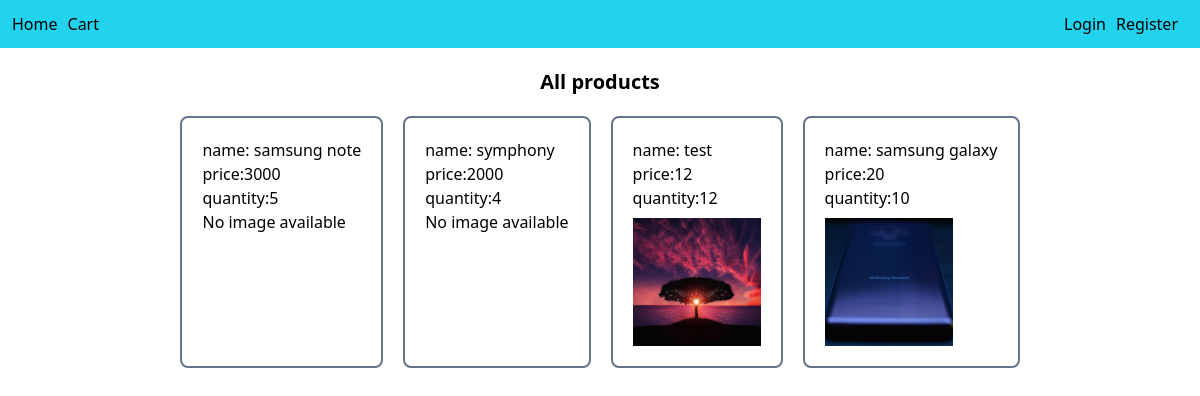
/, run on an earlier commit of the app's database.
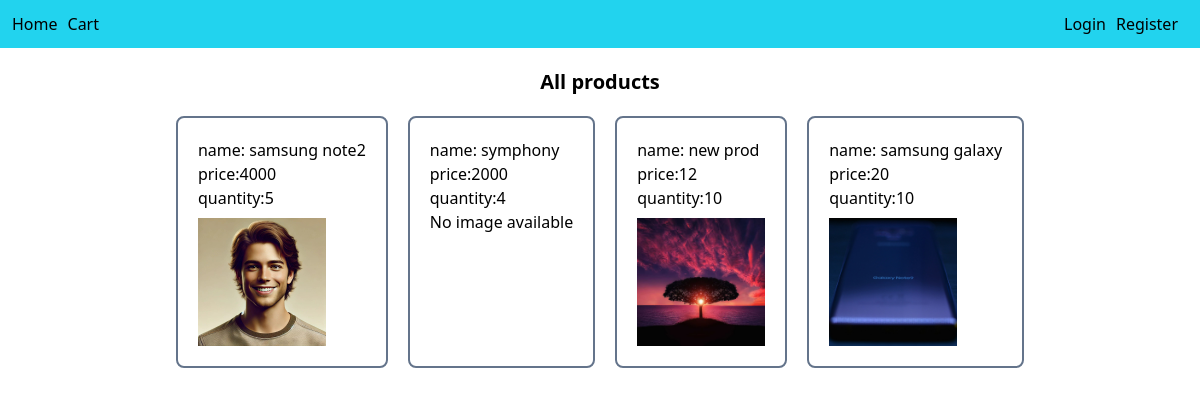
And on a later commit of the database.
### main/models.py (models this page shows)
class Product(models.Model):
    name=models.CharField(max_length=100)
    price=models.IntegerField()
    quantity=models.IntegerField()
    image=models.FileField(upload_to='uploads/',null=True)

### main/views.py (the view)
# urls.py: path('',views.home, name="home"),
def home(request):
    products=Product.objects.all()
    print(products)
    context={
        'products':products
    }
    return render(request,'main/home.html',context)

### main/templates/main/home.html (shortened to what this page needs)
<!DOCTYPE html>
<html lang="en">
<head>
    {% load static %}
    <link rel="stylesheet" type="text/css" href="{% static 'main/css/styles.css' %}">
    <script src="https://cdn.tailwindcss.com"></script>
</head>
<body>
{% include "main/menu.html" %}
    <div>
        <h2 class="text-center font-semibold text-xl my-5">All products</h2>
      <div class="flex gap-5 justify-center">
        {% for product in products %}
        <div class="border-[2px] border-slate-500 rounded-lg p-5">
             <a href="{% url 'product_details' product.id %}">
            <p>name: {{product.name}}</p>
            <p>price:{{product.price}}</p>
            <p>quantity:{{product.quantity}}</p>
            {% if product.image %}
            <img src="{{ product.image.url }}" alt="{{ product.name }}" class="w-32 h-32 object-cover mt-2">
            {% else %}
                <p>No image available</p>
            {% endif %}
            </a>
        </div>
        {% endfor %}
      </div>
    </div>
</body>
</html>

What changed in the data, as far as the page shows it:
changed Product: name "samsung note" → "samsung note2"; price "3000" → "4000"; image: picture added; no longer shows "No image available"
changed Product: name "test" → "new prod"; quantity "12" → "10"
